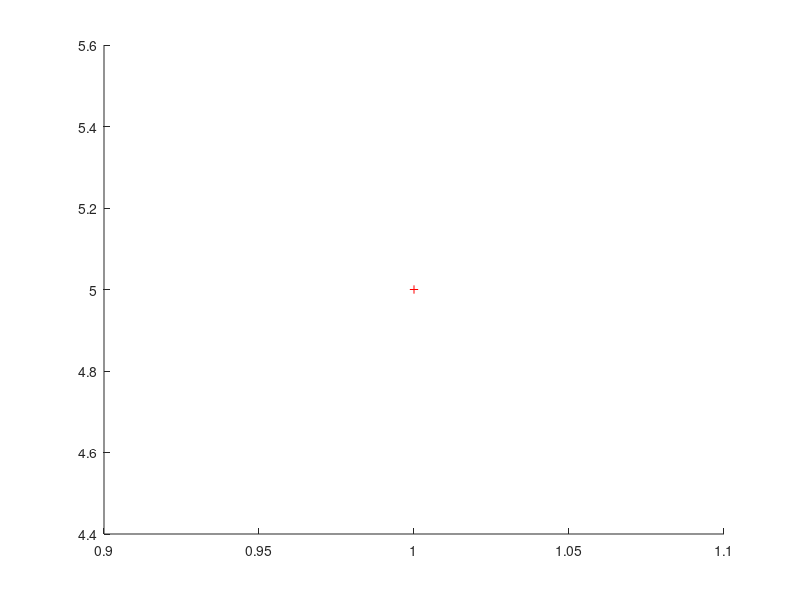

The MATLAB script that drew this image: (Note: this script raises an error after producing the figure.)
#Code to demonstrate Newton-Raphson's method to find roots of equations
#Author: Biprateep Dey

clc;
clear all;
format long;

startVal=input("Trial value to start with: ");
iteration=input("Number of iterations to run: ");

root=startVal
for i=1:1:iteration
  
  hold on;
  plot(i,root,"+r");
  hold off;
  newroot=root-F(root)/dF(root);
  error=newroot-root;
  printf("After %f iterations the error is %f\n",i,error)
  root=newroot;
endfor

xlabel("Number of iterations");
ylabel("Root");
legend("Newton Raphson Method");
hold on;
printf("After %f iterations the root is %f\n",iteration,root)